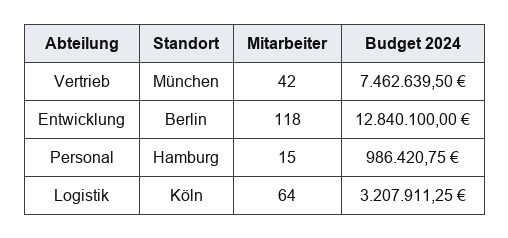
#> input picture spike/tables/flat_de_kosten/image.png, 508 x 238 px
$ python -i make_hard_tables.py   (imports and definitions only)
#> lines starting #> are read from the running program, lines starting #| are printed output that depends on the picture
#> further down, picture is the input picture: PIL image 508x238 RGB; mean R, G, B 236.1, 236.6, 237.3
"""Generate deliberately-degraded table images for the Phase 3 flag eval.

Takes rendered tables from spike/tables/ and produces corrupted variants
(blur, low resolution, speckle noise, rotation) under spike/tables_hard/.
Ground truth copies the source records with "expect_flag": true — the
confidence layer is graded on flagging these (recall) without flagging the
clean originals (precision). See tests/eval/tables/run_flag_eval.py.

Usage:  python spike/make_hard_tables.py   (run make_test_tables.py first)
"""

from __future__ import annotations

import json
import random
from pathlib import Path

from PIL import Image, ImageFilter

TABLES_DIR = Path(__file__).parent / "tables"
HARD_DIR = Path(__file__).parent / "tables_hard"

# sources chosen to span difficulty; corrupt the hard ones AND an easy one
SOURCES = ["pivot_fr_auto", "totals_fr", "twolevel_fr_effectifs", "flat_fr_conges"]


def blur(img: Image.Image) -> Image.Image:
    return img.filter(ImageFilter.GaussianBlur(radius=1.8))


def lowres(img: Image.Image) -> Image.Image:
    small = img.resize((int(img.width * 0.4), int(img.height * 0.4)),
                       Image.BILINEAR)
    return small.resize(img.size, Image.BILINEAR)


def noise(img: Image.Image) -> Image.Image:
    rng = random.Random(42)  # deterministic test set
    out = img.convert("RGB").copy()
    pixels = out.load()
    n_speckles = (out.width * out.height) // 60
#> n_speckles = 2015
    for _ in range(n_speckles):
        x, y = rng.randrange(out.width), rng.randrange(out.height)
        value = rng.choice([0, 255])
        pixels[x, y] = (value, value, value)
    return out.filter(ImageFilter.GaussianBlur(radius=0.6))
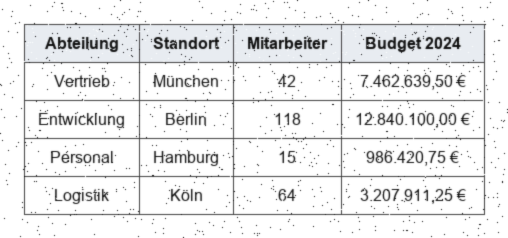
#> returned value: PIL image 508x238 RGB; mean R, G, B 234.4, 234.8, 235.5


def rotate(img: Image.Image) -> Image.Image:
    return img.convert("RGB").rotate(2.5, expand=True, fillcolor="white",
                                     resample=Image.BICUBIC)


VARIANTS = {"blur": blur, "lowres": lowres, "noise": noise, "rotate": rotate}


def main() -> None:
    made = 0
    for source in SOURCES:
        src_dir = TABLES_DIR / source
        if not (src_dir / "image.png").exists():
            print(f"  {source}: missing — run make_test_tables.py first")
            continue
        gt = json.loads((src_dir / "ground_truth.json").read_text(encoding="utf-8"))
        with Image.open(src_dir / "image.png") as img:
            for name, transform in VARIANTS.items():
                out_dir = HARD_DIR / f"{source}__{name}"
                out_dir.mkdir(parents=True, exist_ok=True)
                transform(img).save(out_dir / "image.png")
                hard_gt = {**gt,
                           "table_id": f"{source}__{name}",
                           "difficulty": "corrupted",
                           "expect_flag": True,
                           "description": f"{name} variant of {source} — the "
                                          f"confidence layer should flag this"}
                (out_dir / "ground_truth.json").write_text(
                    json.dumps(hard_gt, ensure_ascii=False, indent=2),
                    encoding="utf-8")
                made += 1
                print(f"  {source}__{name}")
    print(f"\nGenerated {made} corrupted tables -> {HARD_DIR}")


# [2 lines not run here, left out]

>>> from PIL import Image
>>> picture = Image.open('tables/flat_de_kosten/image.png')
>>> result = noise(picture)
